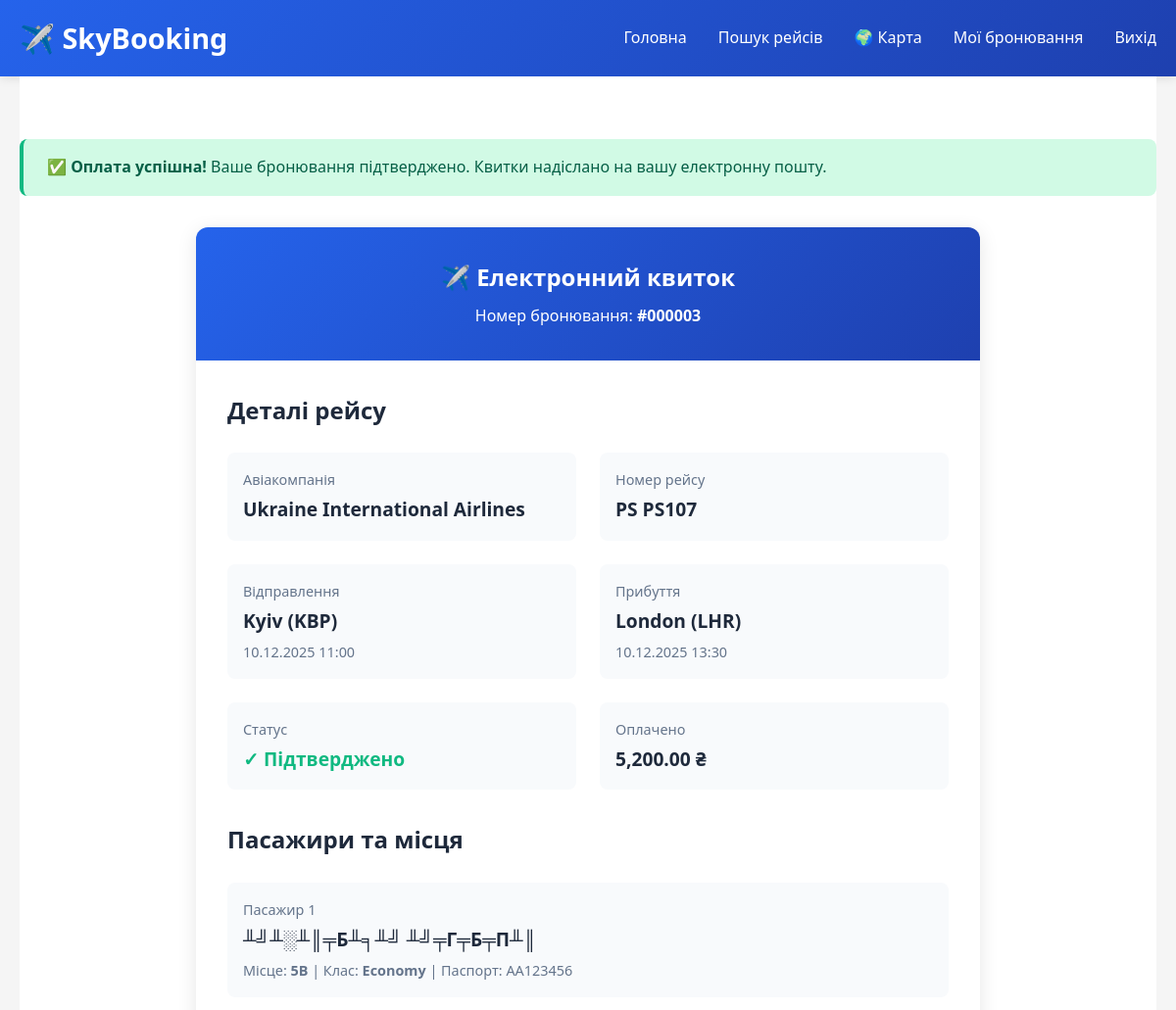
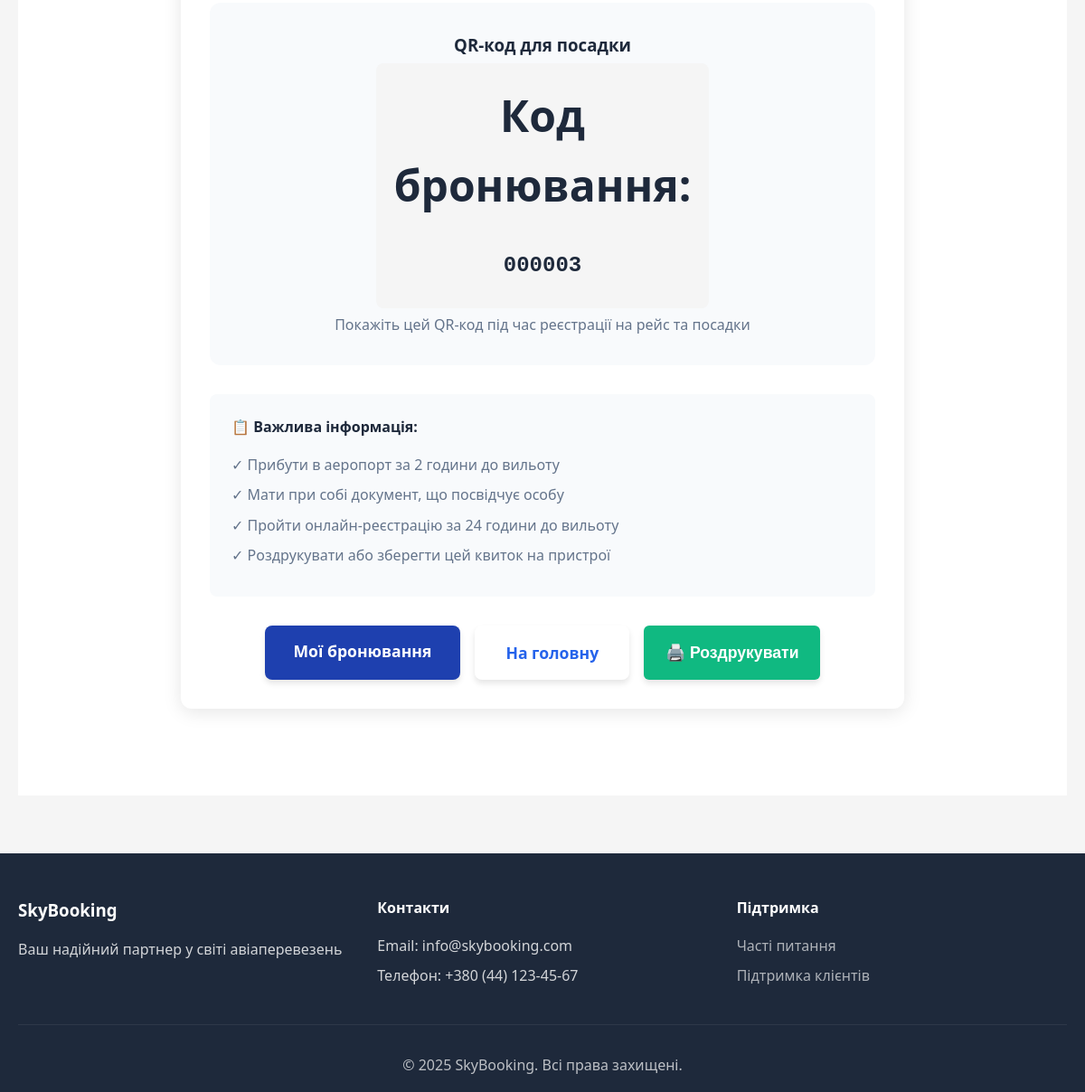
/public/ticket.php?booking_id=3 (signed in), run on the app's committed database (2 pictures, top to bottom).
### tables this page shows
CREATE TABLE `bookings` (
  `booking_id` int(11) NOT NULL AUTO_INCREMENT,
  `customer_id` int(11) NOT NULL,
  `booking_date` timestamp NOT NULL DEFAULT current_timestamp(),
  `status` enum('pending','confirmed','cancelled','completed') DEFAULT 'pending',
  `total_amount` decimal(10,2) NOT NULL,
  `payment_status` enum('unpaid','paid','refunded') DEFAULT 'unpaid',
  `currency` varchar(3) DEFAULT 'UAH',
  `created_at` timestamp NOT NULL DEFAULT current_timestamp(),
  `updated_at` timestamp NOT NULL DEFAULT current_timestamp() ON UPDATE current_timestamp(),
  PRIMARY KEY (`booking_id`),
  KEY `idx_customer` (`customer_id`),
  KEY `idx_status` (`status`),
  KEY `idx_booking_date` (`booking_date`),
  CONSTRAINT `bookings_ibfk_1` FOREIGN KEY (`customer_id`) REFERENCES `customers` (`customer_id`) ON DELETE CASCADE
);

CREATE TABLE `airlines` (
  `airline_id` int(11) NOT NULL AUTO_INCREMENT,
  `name` varchar(100) NOT NULL,
  `iata_code` varchar(3) NOT NULL,
  `country` varchar(50) DEFAULT NULL,
  `created_at` timestamp NOT NULL DEFAULT current_timestamp(),
  PRIMARY KEY (`airline_id`),
  UNIQUE KEY `iata_code` (`iata_code`),
  KEY `idx_iata` (`iata_code`)
);

CREATE TABLE `flights` (
  `flight_id` int(11) NOT NULL AUTO_INCREMENT,
  `airline_id` int(11) NOT NULL,
  `flight_number` varchar(10) NOT NULL,
  `departure_airport_id` int(11) NOT NULL,
  `arrival_airport_id` int(11) NOT NULL,
  `departure_time` datetime NOT NULL,
  `arrival_time` datetime NOT NULL,
  `base_price` decimal(10,2) NOT NULL,
  `available_seats` int(11) NOT NULL DEFAULT 0,
  `status` enum('scheduled','boarding','departed','arrived','cancelled','delayed') DEFAULT 'scheduled',
  `created_at` timestamp NOT NULL DEFAULT current_timestamp(),
  `updated_at` timestamp NOT NULL DEFAULT current_timestamp() ON UPDATE current_timestamp(),
  PRIMARY KEY (`flight_id`),
  KEY `airline_id` (`airline_id`),
  KEY `idx_flight_number` (`flight_number`),
  KEY `idx_departure_time` (`departure_time`),
  KEY `idx_departure_airport` (`departure_airport_id`),
  KEY `idx_arrival_airport` (`arrival_airport_id`),
  KEY `idx_status` (`status`),
  CONSTRAINT `flights_ibfk_1` FOREIGN KEY (`airline_id`) REFERENCES `airlines` (`airline_id`) ON DELETE CASCADE,
  CONSTRAINT `flights_ibfk_2` FOREIGN KEY (`departure_airport_id`) REFERENCES `airports` (`airport_id`) ON DELETE CASCADE,
  CONSTRAINT `flights_ibfk_3` FOREIGN KEY (`arrival_airport_id`) REFERENCES `airports` (`airport_id`) ON DELETE CASCADE
);

CREATE TABLE `airports` (
  `airport_id` int(11) NOT NULL AUTO_INCREMENT,
  `name` varchar(100) NOT NULL,
  `city` varchar(50) NOT NULL,
  `country` varchar(50) NOT NULL,
  `iata_code` varchar(3) NOT NULL,
  `latitude` decimal(10,6) DEFAULT NULL,
  `longitude` decimal(10,6) DEFAULT NULL,
  `timezone` varchar(50) DEFAULT NULL,
  `created_at` timestamp NOT NULL DEFAULT current_timestamp(),
  PRIMARY KEY (`airport_id`),
  UNIQUE KEY `iata_code` (`iata_code`),
  KEY `idx_iata` (`iata_code`),
  KEY `idx_city` (`city`)
);

CREATE TABLE `tickets` (
  `ticket_id` int(11) NOT NULL AUTO_INCREMENT,
  `booking_id` int(11) NOT NULL,
  `flight_id` int(11) NOT NULL,
  `passenger_id` int(11) NOT NULL,
  `seat_number` varchar(5) NOT NULL,
  `travel_class` enum('economy','business','first') DEFAULT 'economy',
  `ticket_price` decimal(10,2) NOT NULL,
  `ticket_status` enum('active','used','cancelled') DEFAULT 'active',
  `issued_at` timestamp NOT NULL DEFAULT current_timestamp(),
  PRIMARY KEY (`ticket_id`),
  KEY `idx_booking` (`booking_id`),
  KEY `idx_flight` (`flight_id`),
  KEY `idx_passenger` (`passenger_id`),
  KEY `idx_seat` (`seat_number`),
  CONSTRAINT `tickets_ibfk_1` FOREIGN KEY (`booking_id`) REFERENCES `bookings` (`booking_id`) ON DELETE CASCADE,
  CONSTRAINT `tickets_ibfk_2` FOREIGN KEY (`flight_id`) REFERENCES `flights` (`flight_id`) ON DELETE CASCADE,
  CONSTRAINT `tickets_ibfk_3` FOREIGN KEY (`passenger_id`) REFERENCES `passengers` (`passenger_id`) ON DELETE CASCADE
);

CREATE TABLE `passengers` (
  `passenger_id` int(11) NOT NULL AUTO_INCREMENT,
  `customer_id` int(11) NOT NULL,
  `first_name` varchar(50) NOT NULL,
  `last_name` varchar(50) NOT NULL,
  `date_of_birth` date NOT NULL,
  `passport_number` varchar(20) NOT NULL,
  `nationality` varchar(50) DEFAULT NULL,
  `created_at` timestamp NOT NULL DEFAULT current_timestamp(),
  PRIMARY KEY (`passenger_id`),
  KEY `idx_customer` (`customer_id`),
  KEY `idx_passport` (`passport_number`),
  CONSTRAINT `passengers_ibfk_1` FOREIGN KEY (`customer_id`) REFERENCES `customers` (`customer_id`) ON DELETE CASCADE
);

### public/ticket.php (the view, shortened to what this page needs)
<?php
require_once '../includes/config.php';
$booking_id = isset($_GET['booking_id']) ? intval($_GET['booking_id']) : null;
$stmt = $pdo->prepare("
    SELECT
        b.*,
        f.flight_number,
        f.departure_time,
        f.arrival_time,
        a.name as airline_name,
        a.iata_code as airline_code,
        da.city as departure_city,
        da.name as departure_airport,
        da.iata_code as departure_code,
        aa.city as arrival_city,
        aa.name as arrival_airport,
        aa.iata_code as arrival_code
    FROM bookings b
    JOIN tickets t ON b.booking_id = t.booking_id
    JOIN flights f ON t.flight_id = f.flight_id
    JOIN airlines a ON f.airline_id = a.airline_id
    JOIN airports da ON f.departure_airport_id = da.airport_id
    JOIN airports aa ON f.arrival_airport_id = aa.airport_id
    WHERE b.booking_id = ? AND b.customer_id = ?
    LIMIT 1
");
$stmt->execute([$booking_id, $_SESSION['customer_id']]);
$booking = $stmt->fetch();
$stmt = $pdo->prepare("
    SELECT
        t.*,
        p.first_name,
        p.last_name,
        p.passport_number
    FROM tickets t
    JOIN passengers p ON t.passenger_id = p.passenger_id
    WHERE t.booking_id = ?
    ORDER BY t.ticket_id
");
$stmt->execute([$booking_id]);
$tickets = $stmt->fetchAll();
require_once '../includes/header.php';
?>
<div class="container">
    <section class="section">
        <div class="alert alert-success">
            <strong>✅ Оплата успішна!</strong> Ваше бронювання підтверджено. Квитки надіслано на вашу електронну пошту.
        </div>
        <div class="ticket-container">
            <div class="ticket-header">
                <h1>✈️ Електронний квиток</h1>
                <p>Номер бронювання: <strong>#<?php echo str_pad($booking['booking_id'], 6, '0', STR_PAD_LEFT); ?></strong></p>
            </div>
            <div class="ticket-body">
                <h2 style="margin-bottom: 1.5rem; color: var(--dark-text);">Деталі рейсу</h2>
                <div class="ticket-info">
                    <div class="info-block">
                        <div class="info-label">Авіакомпанія</div>
                        <div class="info-value"><?php echo htmlspecialchars($booking['airline_name']); ?></div>
                    </div>
                    <div class="info-block">
                        <div class="info-label">Номер рейсу</div>
                        <div class="info-value"><?php echo htmlspecialchars($booking['airline_code'] . ' ' . $booking['flight_number']); ?></div>
                    </div>
                    <div class="info-block">
                        <div class="info-label">Відправлення</div>
                        <div class="info-value">
                            <?php echo htmlspecialchars($booking['departure_city']); ?> (<?php echo $booking['departure_code']; ?>)
                        </div>
                        <div style="font-size: 0.9rem; color: var(--gray-text); margin-top: 0.25rem;">
                            <?php echo date('d.m.Y H:i', strtotime($booking['departure_time'])); ?>
                        </div>
                    </div>
                    <div class="info-block">
                        <div class="info-label">Прибуття</div>
                        <div class="info-value">
                            <?php echo htmlspecialchars($booking['arrival_city']); ?> (<?php echo $booking['arrival_code']; ?>)
                        </div>
                        <div style="font-size: 0.9rem; color: var(--gray-text); margin-top: 0.25rem;">
                            <?php echo date('d.m.Y H:i', strtotime($booking['arrival_time'])); ?>
                        </div>
                    </div>
                    <div class="info-block">
                        <div class="info-label">Статус</div>
                        <div class="info-value" style="color: var(--success-color);">
                            ✓ Підтверджено
                        </div>
                    </div>
                    <div class="info-block">
                        <div class="info-label">Оплачено</div>
                        <div class="info-value"><?php echo number_format($booking['total_amount'], 2); ?> ₴</div>
                    </div>
                </div>
                <h2 style="margin: 2rem 0 1.5rem; color: var(--dark-text);">Пасажири та місця</h2>
                <?php foreach ($tickets as $index => $ticket): ?>
                    <div class="info-block" style="margin-bottom: 1rem;">
                        <div class="info-label">Пасажир <?php echo $index + 1; ?></div>
                        <div class="info-value">
                            <?php echo htmlspecialchars($ticket['first_name'] . ' ' . $ticket['last_name']); ?>
                        </div>
                        <div style="font-size: 0.9rem; color: var(--gray-text); margin-top: 0.25rem;">
                            Місце: <strong><?php echo $ticket['seat_number']; ?></strong> |
                            Клас: <strong><?php echo ucfirst($ticket['travel_class']); ?></strong> |
                            Паспорт: <?php echo htmlspecialchars($ticket['passport_number']); ?>
                        </div>
                    </div>
                <?php endforeach; ?>
                <div class="ticket-qr">
                    <h3 style="margin-bottom: 1rem;">QR-код для посадки</h3>
                    <div class="qr-code">
                        <div style="display: none; padding: 20px; background: #f5f5f5; text-align: center; border-radius: 8px;">
                            <strong>Код бронювання:</strong><br>
                            <span style="font-size: 1.5rem; font-family: monospace; font-weight: bold;">
                                <?php echo str_pad($booking['booking_id'], 6, '0', STR_PAD_LEFT); ?>
                            </span>
                        </div>
                    </div>
                    <div class="qr-instructions">
                        Покажіть цей QR-код під час реєстрації на рейс та посадки
                    </div>
                </div>
                <div style="margin-top: 2rem; padding: 1.5rem; background: var(--light-bg); border-radius: 8px;">
                    <h4 style="margin-bottom: 1rem;">📋 Важлива інформація:</h4>
                    <ul style="list-style: none; padding: 0; color: var(--gray-text);">
                        <li style="margin-bottom: 0.5rem;">✓ Прибути в аеропорт за 2 години до вильоту</li>
                        <li style="margin-bottom: 0.5rem;">✓ Мати при собі документ, що посвідчує особу</li>
                        <li style="margin-bottom: 0.5rem;">✓ Пройти онлайн-реєстрацію за 24 години до вильоту</li>
                        <li style="margin-bottom: 0.5rem;">✓ Роздрукувати або зберегти цей квиток на пристрої</li>
                    </ul>
                </div>
                <div style="margin-top: 2rem; text-align: center; display: flex; gap: 1rem; justify-content: center;">
                    <a href="<?php echo BASE_URL; ?>/my-bookings.php" class="btn btn-secondary">Мої бронювання</a>
                    <a href="<?php echo BASE_URL; ?>/index.php" class="btn btn-primary">На головну</a>
                    <button onclick="window.print()" class="btn btn-success">🖨️ Роздрукувати</button>
                </div>
            </div>
        </div>
    </section>
</div>
<?php require_once '../includes/footer.php'; ?>

### public/css/style.css (style rules this page uses)
* { margin: 0; padding: 0; box-sizing: border-box; }
:root { --primary-color: #2563eb; --secondary-color: #1e40af; --success-color: #10b981; --danger-color: #ef4444; --warning-color: #f59e0b; --light-bg: #f8fafc; --dark-text: #1e293b; --gray-text: #64748b; --border-color: #e2e8f0; }
body { font-family: 'Segoe UI', Tahoma, Geneva, Verdana, sans-serif; line-height: 1.6; color: var(--dark-text); background-color: #f5f5f5; margin: 0; padding: 0; }
.container { max-width: 1200px; margin: 0 auto; padding: 0 20px; }
.btn { display: inline-block; padding: 0.875rem 2rem; background: white; color: var(--primary-color); border: none; border-radius: 8px; font-size: 1.1rem; font-weight: 600; text-decoration: none; cursor: pointer; transition: all 0.3s; box-shadow: 0 4px 6px rgba(0, 0, 0, 0.1); text-align: center; }
.btn-primary { background: white; color: var(--primary-color); border: 2px solid white; }
.btn-secondary { background: var(--secondary-color); color: white; }
.btn-success { background: var(--success-color); color: white; }
.section { padding: 4rem 0; background: white; }
.ticket-container { max-width: 800px; margin: 2rem auto; background: white; border-radius: 12px; box-shadow: 0 4px 20px rgba(0, 0, 0, 0.1); overflow: hidden; }
.ticket-header { background: linear-gradient( 135deg, var(--primary-color), var(--secondary-color) ); color: white; padding: 2rem; text-align: center; }
.ticket-header h1 { margin-bottom: 0.5rem; }
.ticket-body { padding: 2rem; }
.ticket-info { display: grid; grid-template-columns: repeat(2, 1fr); gap: 1.5rem; margin-bottom: 2rem; }
.info-block { padding: 1rem; background: var(--light-bg); border-radius: 8px; }
.info-label { font-size: 0.9rem; color: var(--gray-text); margin-bottom: 0.25rem; }
.info-value { font-size: 1.2rem; font-weight: bold; color: var(--dark-text); }
.ticket-qr { text-align: center; padding: 2rem; background: var(--light-bg); border-radius: 12px; }
.qr-code { width: 250px; height: 250px; margin: 0 auto; background: white; padding: 1rem; border-radius: 8px; display: flex; align-items: center; justify-content: center; font-size: 3rem; }
.qr-instructions { margin-top: 1rem; color: var(--gray-text); }
.alert { padding: 1rem 1.5rem; border-radius: 8px; margin-bottom: 1.5rem; }
.alert-success { background: #d1fae5; color: #065f46; border-left: 4px solid var(--success-color); }
.btn-success { background: var(--success-color); color: white; padding: 0.75rem 1.5rem; border: none; border-radius: 6px; font-weight: 600; cursor: pointer; transition: all 0.3s ease; text-decoration: none; display: inline-block; }

### data on the page
bookings: booking_id "000003", airlines.name "Ukraine International Airlines", airlines.iata_code "PS PS107", airports.city "Kyiv", airports.iata_code "KBP", flights.departure_time "10.12.2025 11:00", airports.city "London", airports.iata_code "LHR", flights.arrival_time "10.12.2025 13:30", total_amount "5,200.00"
tickets: passenger.last_name "╨╝╨░╨║╤Б╨╕╨╝ ╨╝╤Г╤Б╤П╨║", seat_number "5B", travel_class "Economy", passenger.passport_number "AA123456"
